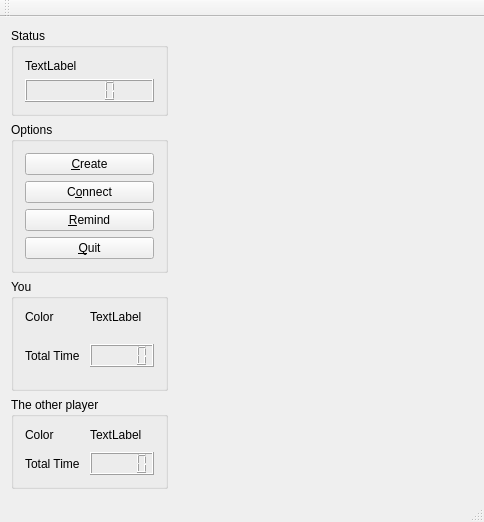
<?xml version="1.0" encoding="UTF-8"?>
<ui version="4.0">
 <class>MainWindow</class>
 <widget class="QMainWindow" name="MainWindow">
  <property name="geometry">
   <rect>
    <x>0</x>
    <y>0</y>
    <width>484</width>
    <height>450</height>
   </rect>
  </property>
  <property name="windowTitle">
   <string>MainWindow</string>
  </property>
  <widget class="QWidget" name="centralWidget">
   <layout class="QHBoxLayout" name="horizontalLayout">
    <item>
     <layout class="QVBoxLayout" name="verticalLayout_3">
      <item>
       <widget class="QGroupBox" name="groupBox_4">
        <property name="title">
         <string>Status</string>
        </property>
        <layout class="QVBoxLayout" name="verticalLayout_2">
         <item>
          <widget class="QLabel" name="statusLabel">
           <property name="text">
            <string>TextLabel</string>
           </property>
          </widget>
         </item>
         <item>
          <widget class="QLCDNumber" name="lcdNumber"/>
         </item>
        </layout>
       </widget>
      </item>
      <item>
       <widget class="QGroupBox" name="groupBox_2">
        <property name="title">
         <string>Options</string>
        </property>
        <layout class="QVBoxLayout" name="verticalLayout">
         <item>
          <widget class="QPushButton" name="createButton">
           <property name="text">
            <string>&amp;Create</string>
           </property>
          </widget>
         </item>
         <item>
          <widget class="QPushButton" name="connectButton">
           <property name="text">
            <string>C&amp;onnect</string>
           </property>
          </widget>
         </item>
         <item>
          <widget class="QPushButton" name="remindButton">
           <property name="text">
            <string>&amp;Remind</string>
           </property>
          </widget>
         </item>
         <item>
          <widget class="QPushButton" name="quitButton">
           <property name="text">
            <string>&amp;Quit</string>
           </property>
          </widget>
         </item>
        </layout>
       </widget>
      </item>
      <item>
       <widget class="QGroupBox" name="groupBox">
        <property name="title">
         <string>You</string>
        </property>
        <layout class="QGridLayout" name="gridLayout">
         <property name="spacing">
          <number>10</number>
         </property>
         <item row="0" column="0">
          <widget class="QLabel" name="label_4">
           <property name="text">
            <string>Color</string>
           </property>
          </widget>
         </item>
         <item row="1" column="0" rowspan="3">
          <widget class="QLabel" name="label_5">
           <property name="text">
            <string>Total Time</string>
           </property>
          </widget>
         </item>
         <item row="0" column="1">
          <widget class="QLabel" name="meColorLabel">
           <property name="text">
            <string>TextLabel</string>
           </property>
          </widget>
         </item>
         <item row="2" column="1">
          <widget class="QLCDNumber" name="lcdNumber_2"/>
         </item>
        </layout>
       </widget>
      </item>
      <item>
       <widget class="QGroupBox" name="groupBox_3">
        <property name="title">
         <string>The other player</string>
        </property>
        <layout class="QGridLayout" name="gridLayout_2">
         <property name="spacing">
          <number>10</number>
         </property>
         <item row="0" column="0">
          <widget class="QLabel" name="label_6">
           <property name="text">
            <string>Color</string>
           </property>
          </widget>
         </item>
         <item row="0" column="1">
          <widget class="QLabel" name="otherColorLabel">
           <property name="text">
            <string>TextLabel</string>
           </property>
          </widget>
         </item>
         <item row="2" column="0">
          <widget class="QLabel" name="label_7">
           <property name="text">
            <string>Total Time</string>
           </property>
          </widget>
         </item>
         <item row="2" column="1">
          <widget class="QLCDNumber" name="lcdNumber_3"/>
         </item>
        </layout>
       </widget>
      </item>
      <item>
       <spacer name="verticalSpacer">
        <property name="orientation">
         <enum>Qt::Vertical</enum>
        </property>
        <property name="sizeHint" stdset="0">
         <size>
          <width>20</width>
          <height>40</height>
         </size>
        </property>
       </spacer>
      </item>
     </layout>
    </item>
    <item>
     <widget class="Board" name="board" native="true">
      <property name="sizePolicy">
       <sizepolicy hsizetype="Expanding" vsizetype="Expanding">
        <horstretch>0</horstretch>
        <verstretch>0</verstretch>
       </sizepolicy>
      </property>
      <property name="minimumSize">
       <size>
        <width>200</width>
        <height>200</height>
       </size>
      </property>
     </widget>
    </item>
   </layout>
  </widget>
  <widget class="QMenuBar" name="menuBar">
   <property name="geometry">
    <rect>
     <x>0</x>
     <y>0</y>
     <width>484</width>
     <height>17</height>
    </rect>
   </property>
  </widget>
  <widget class="QToolBar" name="mainToolBar">
   <attribute name="toolBarArea">
    <enum>TopToolBarArea</enum>
   </attribute>
   <attribute name="toolBarBreak">
    <bool>false</bool>
   </attribute>
  </widget>
  <widget class="QStatusBar" name="statusBar"/>
 </widget>
 <layoutdefault spacing="6" margin="11"/>
 <customwidgets>
  <customwidget>
   <class>Board</class>
   <extends>QWidget</extends>
   <header location="global">board.h</header>
   <container>1</container>
  </customwidget>
 </customwidgets>
 <resources/>
 <connections/>
</ui>
